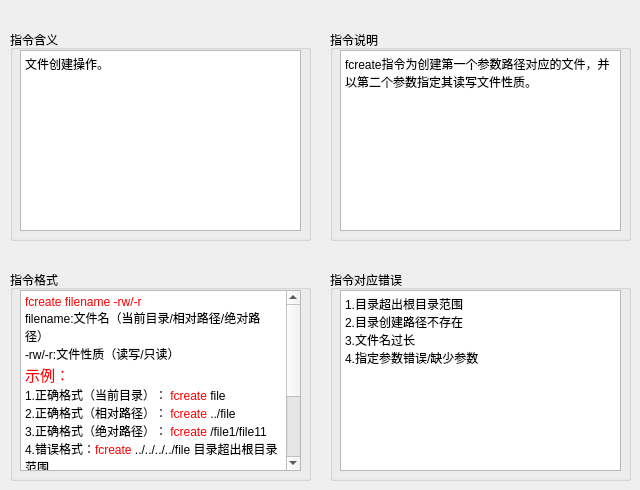
   <widget class="QWidget" name="tab_10">
    <attribute name="title">
     <string>fcreate</string>
    </attribute>
    <widget class="QGroupBox" name="groupBox_29">
     <property name="geometry">
      <rect>
       <x>330</x>
       <y>270</y>
       <width>301</width>
       <height>211</height>
      </rect>
     </property>
     <property name="title">
      <string>指令对应错误</string>
     </property>
     <widget class="QTextBrowser" name="textBrowser_29">
      <property name="geometry">
       <rect>
        <x>10</x>
        <y>20</y>
        <width>281</width>
        <height>181</height>
       </rect>
      </property>
      <property name="html">
       <string>&lt;!DOCTYPE HTML PUBLIC &quot;-//W3C//DTD HTML 4.0//EN&quot; &quot;http://www.w3.org/TR/REC-html40/strict.dtd&quot;&gt;
&lt;html&gt;&lt;head&gt;&lt;meta name=&quot;qrichtext&quot; content=&quot;1&quot; /&gt;&lt;style type=&quot;text/css&quot;&gt;
p, li { white-space: pre-wrap; }
&lt;/style&gt;&lt;/head&gt;&lt;body style=&quot; font-family:'黑体'; font-size:9pt; font-weight:400; font-style:normal;&quot;&gt;
&lt;p style=&quot; margin-top:0px; margin-bottom:0px; margin-left:0px; margin-right:0px; -qt-block-indent:0; text-indent:0px;&quot;&gt;&lt;span style=&quot; font-family:'SimSun';&quot;&gt;1.目录超出根目录范围&lt;/span&gt;&lt;/p&gt;
&lt;p style=&quot; margin-top:0px; margin-bottom:0px; margin-left:0px; margin-right:0px; -qt-block-indent:0; text-indent:0px;&quot;&gt;&lt;span style=&quot; font-family:'SimSun';&quot;&gt;2.目录创建路径不存在&lt;/span&gt;&lt;/p&gt;
&lt;p style=&quot; margin-top:0px; margin-bottom:0px; margin-left:0px; margin-right:0px; -qt-block-indent:0; text-indent:0px;&quot;&gt;&lt;span style=&quot; font-family:'SimSun';&quot;&gt;3.&lt;/span&gt;&lt;span style=&quot; font-family:'SimSun'; color:#000000;&quot;&gt;文件名过长&lt;/span&gt;&lt;/p&gt;
&lt;p style=&quot; margin-top:0px; margin-bottom:0px; margin-left:0px; margin-right:0px; -qt-block-indent:0; text-indent:0px;&quot;&gt;&lt;span style=&quot; font-family:'SimSun'; color:#000000;&quot;&gt;4.指定参数错误/缺少参数&lt;/span&gt;&lt;/p&gt;&lt;/body&gt;&lt;/html&gt;</string>
      </property>
     </widget>
    </widget>
    <widget class="QGroupBox" name="groupBox_30">
     <property name="geometry">
      <rect>
       <x>10</x>
       <y>270</y>
       <width>301</width>
       <height>211</height>
      </rect>
     </property>
     <property name="title">
      <string>指令格式</string>
     </property>
     <widget class="QTextBrowser" name="textBrowser_30">
      <property name="geometry">
       <rect>
        <x>10</x>
        <y>20</y>
        <width>281</width>
        <height>181</height>
       </rect>
      </property>
      <property name="html">
       <string>&lt;!DOCTYPE HTML PUBLIC &quot;-//W3C//DTD HTML 4.0//EN&quot; &quot;http://www.w3.org/TR/REC-html40/strict.dtd&quot;&gt;
&lt;html&gt;&lt;head&gt;&lt;meta name=&quot;qrichtext&quot; content=&quot;1&quot; /&gt;&lt;style type=&quot;text/css&quot;&gt;
p, li { white-space: pre-wrap; }
&lt;/style&gt;&lt;/head&gt;&lt;body style=&quot; font-family:'黑体'; font-size:9pt; font-weight:400; font-style:normal;&quot;&gt;
&lt;p style=&quot; margin-top:0px; margin-bottom:0px; margin-left:0px; margin-right:0px; -qt-block-indent:0; text-indent:0px;&quot;&gt;&lt;span style=&quot; font-family:'SimSun'; color:#ff0000;&quot;&gt;fcreate filename -rw/-r&lt;/span&gt;&lt;/p&gt;
&lt;p style=&quot; margin-top:0px; margin-bottom:0px; margin-left:0px; margin-right:0px; -qt-block-indent:0; text-indent:0px;&quot;&gt;filename:文件名（当前目录/相对路径/绝对路径）&lt;/p&gt;
&lt;p style=&quot; margin-top:0px; margin-bottom:0px; margin-left:0px; margin-right:0px; -qt-block-indent:0; text-indent:0px;&quot;&gt;-rw/-r:文件性质（读写/只读）&lt;/p&gt;
&lt;p style=&quot; margin-top:0px; margin-bottom:0px; margin-left:0px; margin-right:0px; -qt-block-indent:0; text-indent:0px;&quot;&gt;&lt;span style=&quot; font-family:'SimSun'; font-size:11pt; color:#ff0000;&quot;&gt;示例：&lt;/span&gt;&lt;/p&gt;
&lt;p style=&quot; margin-top:0px; margin-bottom:0px; margin-left:0px; margin-right:0px; -qt-block-indent:0; text-indent:0px;&quot;&gt;&lt;span style=&quot; font-family:'SimSun';&quot;&gt;1.正确格式（当前目录）： &lt;/span&gt;&lt;span style=&quot; font-family:'SimSun'; color:#ff0000;&quot;&gt;fcreate&lt;/span&gt;&lt;span style=&quot; font-family:'SimSun';&quot;&gt; file&lt;/span&gt;&lt;/p&gt;
&lt;p style=&quot; margin-top:0px; margin-bottom:0px; margin-left:0px; margin-right:0px; -qt-block-indent:0; text-indent:0px;&quot;&gt;&lt;span style=&quot; font-family:'SimSun';&quot;&gt;2.正确格式（相对路径）： &lt;/span&gt;&lt;span style=&quot; font-family:'SimSun'; color:#ff0000;&quot;&gt;fcreate&lt;/span&gt;&lt;span style=&quot; font-family:'SimSun';&quot;&gt; ../file&lt;/span&gt;&lt;/p&gt;
&lt;p style=&quot; margin-top:0px; margin-bottom:0px; margin-left:0px; margin-right:0px; -qt-block-indent:0; text-indent:0px;&quot;&gt;&lt;span style=&quot; font-family:'SimSun';&quot;&gt;3.正确格式（绝对路径）： &lt;/span&gt;&lt;span style=&quot; font-family:'SimSun'; color:#ff0000;&quot;&gt;fcreate&lt;/span&gt;&lt;span style=&quot; font-family:'SimSun';&quot;&gt; /file1/file11&lt;/span&gt;&lt;/p&gt;
&lt;p style=&quot; margin-top:0px; margin-bottom:0px; margin-left:0px; margin-right:0px; -qt-block-indent:0; text-indent:0px;&quot;&gt;&lt;span style=&quot; font-family:'SimSun';&quot;&gt;4.错误格式：&lt;/span&gt;&lt;span style=&quot; font-family:'SimSun'; color:#ff0000;&quot;&gt;fcreate&lt;/span&gt;&lt;span style=&quot; font-family:'SimSun';&quot;&gt; ../../../../file 目录超出根目录范围&lt;/span&gt;&lt;/p&gt;
&lt;p style=&quot; margin-top:0px; margin-bottom:0px; margin-left:0px; margin-right:0px; -qt-block-indent:0; text-indent:0px;&quot;&gt;&lt;span style=&quot; font-family:'SimSun';&quot;&gt;5.错误格式：&lt;/span&gt;&lt;span style=&quot; font-family:'SimSun'; color:#ff0000;&quot;&gt;fcreate&lt;/span&gt;&lt;span style=&quot; font-family:'SimSun';&quot;&gt; /file/file2 目录创建路径不存在&lt;/span&gt;&lt;/p&gt;
&lt;p style=&quot; margin-top:0px; margin-bottom:0px; margin-left:0px; margin-right:0px; -qt-block-indent:0; text-indent:0px;&quot;&gt;&lt;span style=&quot; font-family:'SimSun';&quot;&gt;6.错误格式：&lt;/span&gt;&lt;span style=&quot; font-family:'SimSun'; color:#ff0000;&quot;&gt;fcreate ahjsijsjsjsjsjjsjsjdsadadadasdsa&lt;/span&gt;&lt;span style=&quot; font-family:'SimSun'; color:#000000;&quot;&gt;文件名过长&lt;/span&gt;&lt;/p&gt;
&lt;p style=&quot; margin-top:0px; margin-bottom:0px; margin-left:0px; margin-right:0px; -qt-block-indent:0; text-indent:0px;&quot;&gt;&lt;span style=&quot; font-family:'SimSun'; color:#000000;&quot;&gt;7.错误格式: &lt;/span&gt;&lt;span style=&quot; font-family:'SimSun'; color:#ff0000;&quot;&gt;fcreate &lt;/span&gt;&lt;span style=&quot; font-family:'SimSun'; color:#000000;&quot;&gt;filename -w指定参数错误&lt;/span&gt;&lt;/p&gt;
&lt;p style=&quot; margin-top:0px; margin-bottom:0px; margin-left:0px; margin-right:0px; -qt-block-indent:0; text-indent:0px;&quot;&gt;&lt;span style=&quot; font-family:'SimSun'; color:#000000;&quot;&gt;8.错误格式: &lt;/span&gt;&lt;span style=&quot; font-family:'SimSun'; color:#ff0000;&quot;&gt;fcreate &lt;/span&gt;&lt;span style=&quot; font-family:'SimSun'; color:#000000;&quot;&gt;filename 参数缺失&lt;/span&gt;&lt;/p&gt;&lt;/body&gt;&lt;/html&gt;</string>
      </property>
     </widget>
    </widget>
    <widget class="QGroupBox" name="groupBox_31">
     <property name="geometry">
      <rect>
       <x>330</x>
       <y>30</y>
       <width>301</width>
       <height>211</height>
      </rect>
     </property>
     <property name="title">
      <string>指令说明</string>
     </property>
     <widget class="QTextBrowser" name="textBrowser_31">
      <property name="geometry">
       <rect>
        <x>10</x>
        <y>20</y>
        <width>281</width>
        <height>181</height>
       </rect>
      </property>
      <property name="html">
       <string>&lt;!DOCTYPE HTML PUBLIC &quot;-//W3C//DTD HTML 4.0//EN&quot; &quot;http://www.w3.org/TR/REC-html40/strict.dtd&quot;&gt;
&lt;html&gt;&lt;head&gt;&lt;meta name=&quot;qrichtext&quot; content=&quot;1&quot; /&gt;&lt;style type=&quot;text/css&quot;&gt;
p, li { white-space: pre-wrap; }
&lt;/style&gt;&lt;/head&gt;&lt;body style=&quot; font-family:'黑体'; font-size:9pt; font-weight:400; font-style:normal;&quot;&gt;
&lt;p style=&quot; margin-top:0px; margin-bottom:0px; margin-left:0px; margin-right:0px; -qt-block-indent:0; text-indent:0px;&quot;&gt;&lt;span style=&quot; font-family:'SimSun';&quot;&gt;fcreate指令为创建第一个参数路径对应的文件，并以第二个参数指定其读写文件性质。&lt;/span&gt;&lt;/p&gt;&lt;/body&gt;&lt;/html&gt;</string>
      </property>
     </widget>
    </widget>
    <widget class="QGroupBox" name="groupBox_32">
     <property name="geometry">
      <rect>
       <x>10</x>
       <y>30</y>
       <width>301</width>
       <height>211</height>
      </rect>
     </property>
     <property name="title">
      <string>指令含义</string>
     </property>
     <widget class="QTextBrowser" name="textBrowser_32">
      <property name="geometry">
       <rect>
        <x>10</x>
        <y>20</y>
        <width>281</width>
        <height>181</height>
       </rect>
      </property>
      <property name="html">
       <string>&lt;!DOCTYPE HTML PUBLIC &quot;-//W3C//DTD HTML 4.0//EN&quot; &quot;http://www.w3.org/TR/REC-html40/strict.dtd&quot;&gt;
&lt;html&gt;&lt;head&gt;&lt;meta name=&quot;qrichtext&quot; content=&quot;1&quot; /&gt;&lt;style type=&quot;text/css&quot;&gt;
p, li { white-space: pre-wrap; }
&lt;/style&gt;&lt;/head&gt;&lt;body style=&quot; font-family:'黑体'; font-size:9pt; font-weight:400; font-style:normal;&quot;&gt;
&lt;p style=&quot; margin-top:0px; margin-bottom:0px; margin-left:0px; margin-right:0px; -qt-block-indent:0; text-indent:0px;&quot;&gt;&lt;span style=&quot; font-family:'SimSun';&quot;&gt;文件创建操作。&lt;/span&gt;&lt;/p&gt;&lt;/body&gt;&lt;/html&gt;</string>
      </property>
     </widget>
    </widget>
   </widget>
